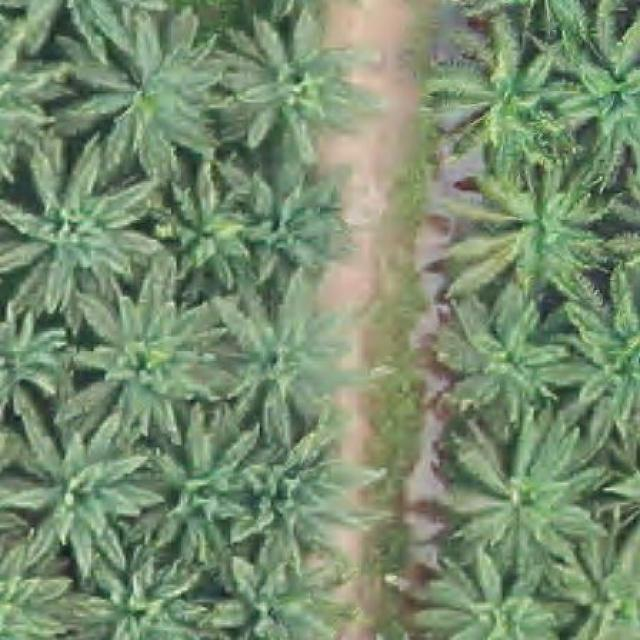
#> input picture 000000000003_jpg.rf.ad4900f2255ad9b006e268a7e1fc4d4c.jpg, 640 x 640 px; its folder holds only this picture in this run
$ python -i watershed_segmentation_algorithm.py   (imports and definitions only)
#> lines starting #> are read from the running program, lines starting #| are printed output that depends on the picture; after the words box and inside, x2 and y2 are one past the last pixel; in counts of white or black regions, pixels touching at a corner belong together
# -*- coding: utf-8 -*-
"""Watershed Segmentation Algorithm

Automatically generated by Colab.

Original file is located at
    https://colab.research.google.com/drive/1GM7nz9CgZ0SgQQ18KbKalgrDCVX42VCy
"""

# 1. Mount Drive
from google.colab import drive
# [1 line not run here, left out]

# 2. Imports
import os
import cv2
import numpy as np
import matplotlib.pyplot as plt
from skimage.segmentation import watershed
from skimage.feature import peak_local_max, local_binary_pattern
from scipy import ndimage
import xml.etree.ElementTree as ET

# 3. Paths
image_dir = '/content/drive/MyDrive/train'  # Input images
output_dir = '/content/drive/MyDrive/wsaresults'  # Output images
xml_dir = '/content/drive/MyDrive/annotation'  # Ground truth annotations
# [1 line not run here, left out]

# 4. Initialize total count and result dictionary
total_tree_count = 0
result_dict = {}

# 5. Parse VOC XML Annotations
def parse_voc_annotations_easy(xml_dir):
#> in watershed_segmentation, image is the input picture: shape (640, 640, 3); mean B, G, R 111.3, 140.8, 120
    annotations = {}
    for filename in os.listdir(xml_dir):
        if not filename.endswith('.xml'):
            continue
        xml_path = os.path.join(xml_dir, filename)
        tree = ET.parse(xml_path)
        root = tree.getroot()
        image_filename = root.find('filename').text
        boxes = []
        for obj in root.findall('object'):
            bbox = obj.find('bndbox')
            xmin = int(bbox.find('xmin').text)
            ymin = int(bbox.find('ymin').text)
            xmax = int(bbox.find('xmax').text)
            ymax = int(bbox.find('ymax').text)
            boxes.append((xmin, ymin, xmax, ymax))
        annotations[image_filename] = boxes
    return annotations

# [1 line that did not run here, left out]
# [1 line not run here, left out]

# 6. Green mask function
def apply_green_mask(image):
    hsv = cv2.cvtColor(image, cv2.COLOR_BGR2HSV)
#> hsv: shape (640, 640, 3); mean H, S, V 51.8, 59.3, 142.1
    lower_green = np.array([35, 40, 40])
    upper_green = np.array([90, 255, 255])
    mask = cv2.inRange(hsv, lower_green, upper_green)
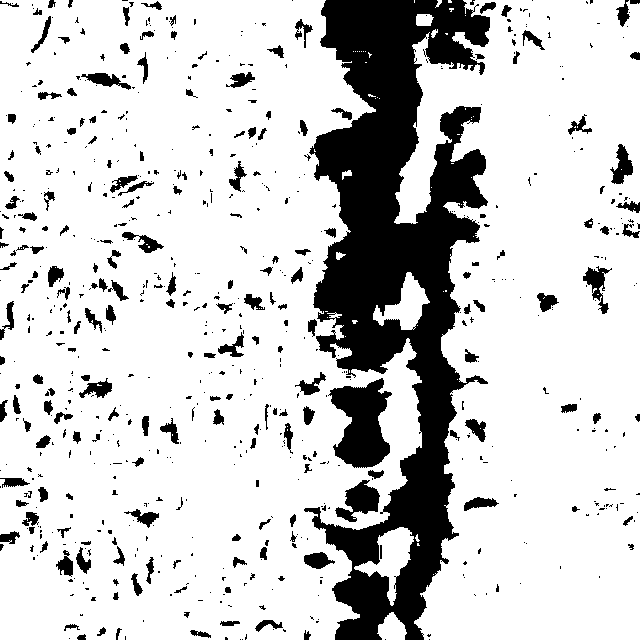
#> mask: shape (640, 640); 80.5% white; 697 black regions (491 under 20 px), largest, box (x1, y1, x2, y2) and area: (304, 0, 490, 640) 56001, (328, 378, 392, 468) 3572, (335, 480, 380, 522) 984
    result = cv2.bitwise_and(image, image, mask=mask)
    return result, mask

# 7. LBP helper for texture filtering
def compute_lbp_hist(gray_roi):
    radius = 1
    n_points = 8 * radius
    lbp = local_binary_pattern(gray_roi, n_points, radius, method="uniform")
    hist, _ = np.histogram(lbp.ravel(), bins=np.arange(0, n_points + 3), range=(0, n_points + 2), density=True)
    return hist

# 8. Main segmentation function
def watershed_segmentation(image_path):
    global total_tree_count
    image = cv2.imread(image_path)
    if image is None:
        print(f"Error: Could not load {image_path}")
        return

    masked_image, green_mask = apply_green_mask(image)
    gray = cv2.cvtColor(masked_image, cv2.COLOR_BGR2GRAY)
    clahe = cv2.createCLAHE(clipLimit=2.0, tileGridSize=(8, 8))
    enhanced = clahe.apply(gray)
    blurred = cv2.GaussianBlur(enhanced, (5, 5), 0)
    _, binary = cv2.threshold(blurred, 0, 255, cv2.THRESH_BINARY | cv2.THRESH_OTSU)
#> binary: shape (640, 640); 56.1% white; 392 black regions (191 under 20 px), largest, box (x1, y1, x2, y2) and area: (304, 0, 530, 640) 69820, (203, 106, 290, 232) 5314, (149, 0, 312, 81) 4788
    kernel = np.ones((5, 5), np.uint8)
    closed = cv2.morphologyEx(binary, cv2.MORPH_CLOSE, kernel, iterations=3)
#> closed: shape (640, 640); 72.2% white; 75 black regions, largest, box (x1, y1, x2, y2) and area: (314, 0, 496, 640) 59911, (332, 385, 397, 467) 3666, (209, 112, 288, 181) 3367
    D = ndimage.distance_transform_edt(closed)
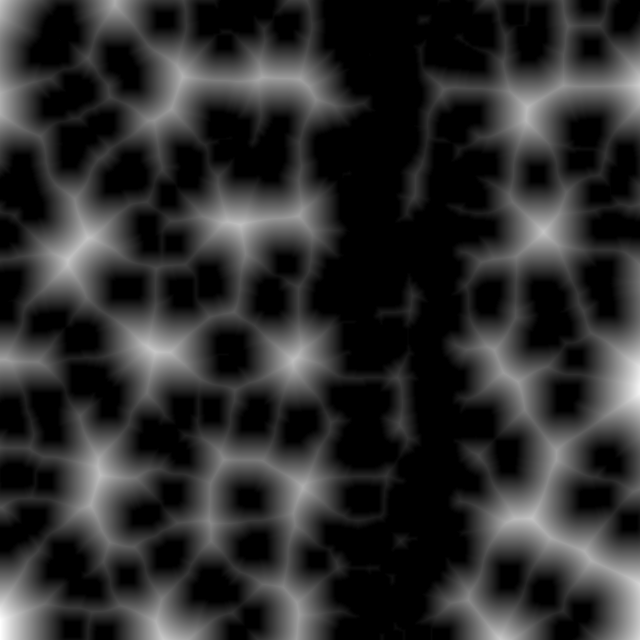
#> D: shape (640, 640) float64; min 0, max 65.07, mean 11.7; drawn with min black and max white
    localMax = peak_local_max(D, labels=closed, min_distance=60, exclude_border=False)
#> localMax = 26 pairs, first value 0 to 639, second value 0 to 639

    markers = np.zeros_like(D, dtype=np.int32)
    for idx, point in enumerate(localMax):
        markers[point[0], point[1]] = idx + 1
#> this loop made 26 passes
#> point on passes 1 to 12: [639, 0], [385, 639], [639, 639], [85, 639], [639, 500], [639, 163], [351, 154], [0, 0], [238, 87], [231, 543], [518, 531], [224, 239]
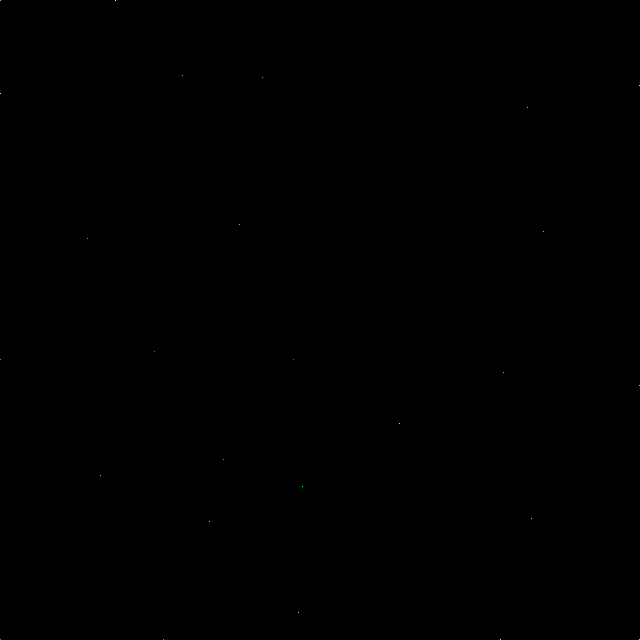
#> markers: shape (640, 640) int32; 27 distinct labels, from 0 to 26; one colour per label, 0 black

    labels = watershed(-D, markers, mask=closed)
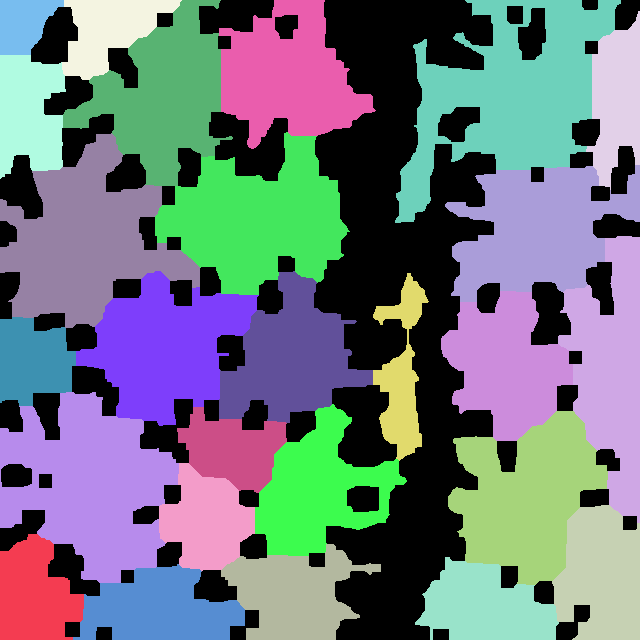
#> labels: shape (640, 640) int32; 27 distinct labels, from 0 to 26; one colour per label, 0 black
    num_trees = 0
    bounding_boxes = []

    for label in np.unique(labels):
        if label == 0:
            continue
        mask = (labels == label).astype(np.uint8) * 255
        contours, _ = cv2.findContours(mask, cv2.RETR_EXTERNAL, cv2.CHAIN_APPROX_SIMPLE)
        for cnt in contours:
            x, y, w, h = cv2.boundingRect(cnt)
            roi = gray[y:y+h, x:x+w]
            if roi.shape[0] < 10 or roi.shape[1] < 10:
                continue

            hist = compute_lbp_hist(roi)
            uniform_score = hist[0]
            if uniform_score > 0.6:
                continue

            bounding_boxes.append((x, y, x + w, y + h))
            num_trees += 1
#> this loop made 27 passes
#> mask: shape (640, 640); 1.2% white; 1 white region, box (x1, y1, x2, y2) and area: (373, 273, 429, 461) 4741
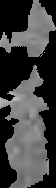
#> roi: shape (188, 56); min 0, max 190, mean 63.1
#> after the loop, bounding_boxes = 26 items, first 6: (0, 534, 84, 640), (558, 236, 640, 523), (552, 505, 640, 640), (586, 11, 640, 190), (415, 557, 559, 640), (73, 564, 245, 640); num_trees = 26

    total_tree_count += num_trees
#> total_tree_count = 26
    print(f"{os.path.basename(image_path)} - {num_trees}")
#| 000000000003_jpg.rf.ad4900f2255ad9b006e268a7e1fc4d4c.jpg - 26

    filename = os.path.basename(image_path)
    result_dict[filename] = bounding_boxes

    result_image = image.copy()
    for box in bounding_boxes:
        x1, y1, x2, y2 = box
        cv2.rectangle(result_image, (x1, y1), (x2, y2), (0, 255, 0), 2)
#> this loop made 26 passes
#> (x1, y1, x2, y2) on passes 1 to 12: (0, 534, 84, 640), (558, 236, 640, 523), (552, 505, 640, 640), (586, 11, 640, 190), (415, 557, 559, 640), (73, 564, 245, 640), (76, 271, 259, 426), (0, 0, 64, 55), (0, 133, 200, 328), (445, 165, 640, 302), (448, 411, 608, 585), (155, 132, 350, 295)
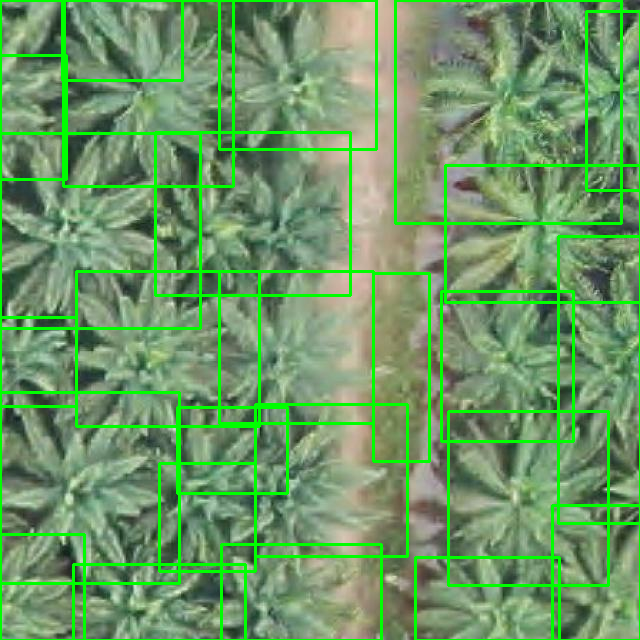
#> result_image: shape (640, 640, 3); 8.7% of pixels changed, all inside (x1, y1, x2, y2) = (0, 0, 640, 640)

    cv2.putText(result_image, f"{num_trees}", (20, 40), cv2.FONT_HERSHEY_SIMPLEX, 1.2, (0, 0, 255), 3)
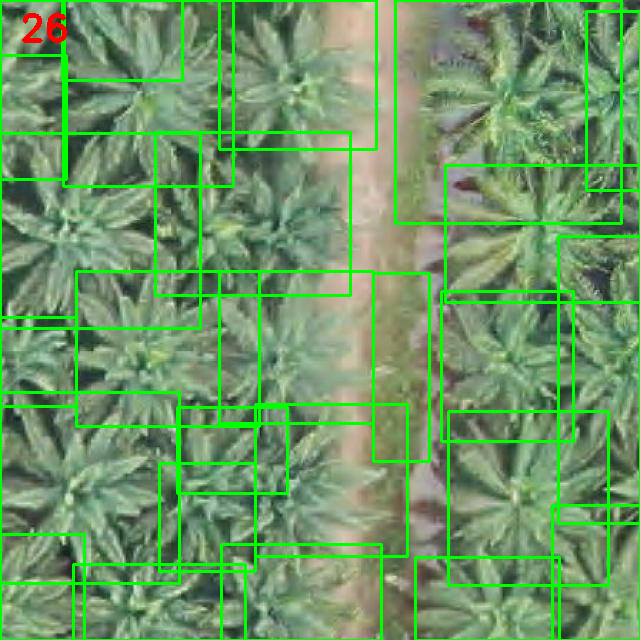
#> result_image: shape (640, 640, 3); 0.16% of pixels changed, all inside (x1, y1, x2, y2) = (22, 13, 67, 43)
    save_path = os.path.join(output_dir, f"result_{filename}")
    cv2.imwrite(save_path, result_image)

# 9. Run segmentation
# [1 line that did not run here, left out]
# [5 lines not run here, left out]

# 10. Evaluation (center-based)
def evaluate_center_based(result_dict, ground_truth_dict):
    all_precisions, all_recalls, all_f1s = [], [], []
    for filename in ground_truth_dict:
        gt_boxes = ground_truth_dict.get(filename, [])
        det_boxes = result_dict.get(filename, [])
        matched_gt = set()
        tp = 0
        fp = 0

        for det_box in det_boxes:
            x_center = (det_box[0] + det_box[2]) / 2
            y_center = (det_box[1] + det_box[3]) / 2
            match_found = False
            for i, gt_box in enumerate(gt_boxes):
                if i in matched_gt:
                    continue
                if (gt_box[0] <= x_center <= gt_box[2]) and (gt_box[1] <= y_center <= gt_box[3]):
                    tp += 1
                    matched_gt.add(i)
                    match_found = True
                    break
            if not match_found:
                fp += 1
        fn = len(gt_boxes) - len(matched_gt)
        precision = tp / (tp + fp) if (tp + fp) else 0
        recall = tp / (tp + fn) if (tp + fn) else 0
        f1 = (2 * precision * recall) / (precision + recall) if (precision + recall) else 0
        all_precisions.append(precision)
        all_recalls.append(recall)
        all_f1s.append(f1)

    print("\n CENTER-BASED MATCHING RESULTS:")
    print("Mean Precision:", repr(np.mean(all_precisions)))
    print("Mean Recall:", repr(np.mean(all_recalls)))

# Run evaluation
# [1 line not run here, left out]

>>> result = watershed_segmentation('000000000003_jpg.rf.ad4900f2255ad9b006e268a7e1fc4d4c.jpg')

$ run again, on 000000000015_jpg.rf.a6c607fb5cdea512b8bd63413c79c795.jpg
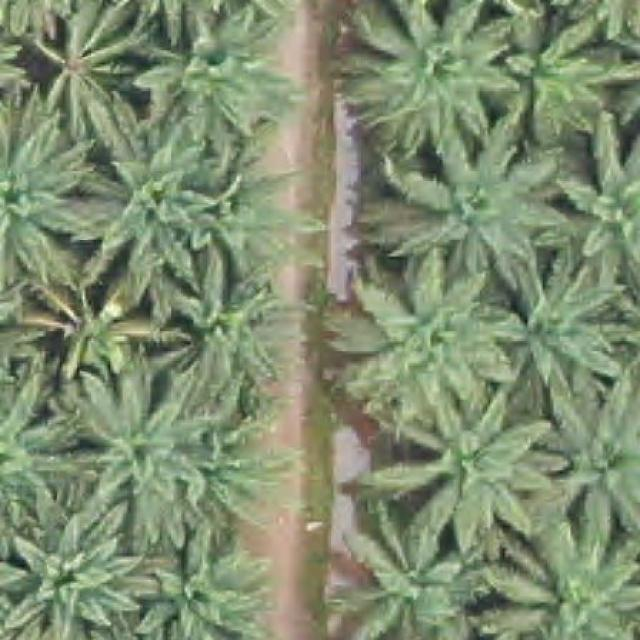
#> input picture 000000000015_jpg.rf.a6c607fb5cdea512b8bd63413c79c795.jpg, 640 x 640 px
#> in watershed_segmentation, image is the input picture: shape (640, 640, 3); mean B, G, R 113, 142.1, 128.1
#> hsv: shape (640, 640, 3); mean H, S, V 45.3, 55.5, 143.4
#> binary: shape (640, 640); 54.9% white; 354 black regions (173 under 20 px), largest, box (x1, y1, x2, y2) and area: (193, 0, 477, 640) 79126, (0, 0, 189, 219) 14248, (0, 236, 228, 438) 13954
#> closed: shape (640, 640); 71% white; 68 black regions, largest, box (x1, y1, x2, y2) and area: (234, 0, 439, 640) 65495, (86, 240, 204, 361) 5164, (23, 283, 83, 365) 3636
#> localMax = 18 rows, first 8: [427, 639], [363, 445], [168, 0], [464, 194], [189, 203], [111, 213], [493, 0], [639, 574]
#> the loop in watershed_segmentation, `for idx, point in enumerate(localMax):` made 18 passes
#> labels: shape (640, 640) int32; 19 distinct labels, from 0 to 18
#> the loop in watershed_segmentation, `for label in np.unique(labels):` made 19 passes
#> after the loop in watershed_segmentation, `for label in np.unique(labels):`:
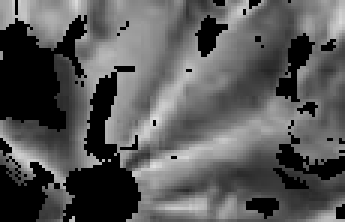
#> roi: shape (74, 115) (shown 3 times larger); min 0, max 225, mean 88.3
#> after the loop in watershed_segmentation, `for label in np.unique(labels):`: bounding_boxes = 18 items, first 6: (516, 272, 640, 532), (337, 241, 531, 444), (0, 66, 142, 367), (46, 282, 294, 597), (66, 154, 323, 342), (134, 0, 306, 157); num_trees = 18
#| 000000000015_jpg.rf.a6c607fb5cdea512b8bd63413c79c795.jpg - 18
#> the loop in watershed_segmentation, `for box in bounding_boxes:` made 18 passes
#> in watershed_segmentation, `cv2.putText(result_image, f"{num_trees}", (20, 40), cv2.FONT_HERSHEY_S..`:
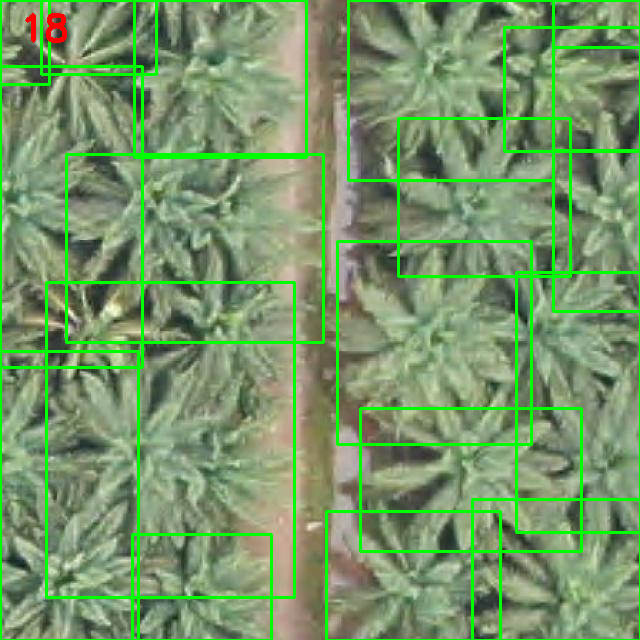
#> result_image: shape (640, 640, 3); mean B, G, R 104.7, 150.5, 119.1

$ run again, on 000000000047_jpg.rf.e539e17c2f1664982690e4128a7b7f1b.jpg
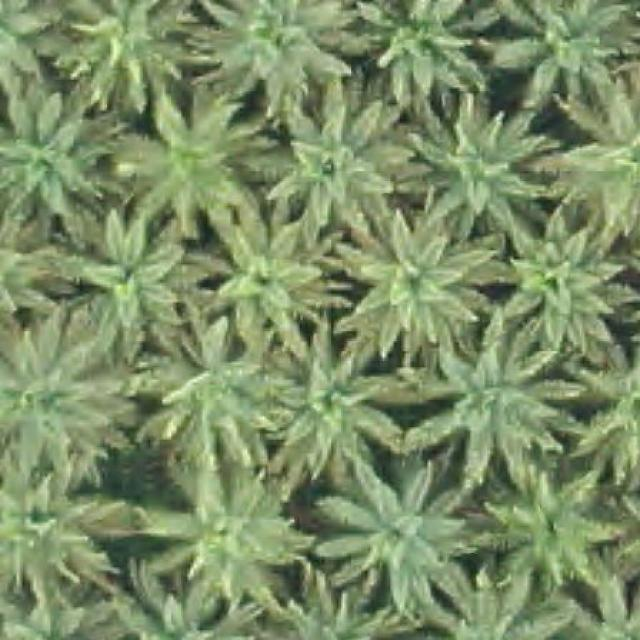
#> input picture 000000000047_jpg.rf.e539e17c2f1664982690e4128a7b7f1b.jpg, 640 x 640 px
#> in watershed_segmentation, image is the input picture: shape (640, 640, 3); mean B, G, R 103.8, 143.4, 125.2
#> hsv: shape (640, 640, 3); mean H, S, V 44.5, 72.1, 143.4
#> binary: shape (640, 640); 57% white; 240 black regions (100 under 20 px), largest, box (x1, y1, x2, y2) and area: (498, 187, 640, 620) 19264, (442, 0, 607, 189) 11127, (307, 0, 461, 234) 10460
#> closed: shape (640, 640); 74.7% white; 105 black regions, largest, box (x1, y1, x2, y2) and area: (67, 435, 196, 514) 6577, (66, 519, 182, 610) 4583, (367, 430, 469, 502) 4160
#> localMax = 29 pairs, first value 0 to 639, second value 0 to 639
#> the loop in watershed_segmentation, `for idx, point in enumerate(localMax):` made 29 passes
#> point on passes 1 to 8: [0, 282], [522, 0], [289, 422], [390, 50], [163, 639], [160, 345], [409, 229], [285, 566]
#> labels: shape (640, 640) int32; 30 distinct labels, from 0 to 29
#> the loop in watershed_segmentation, `for label in np.unique(labels):` made 30 passes
#> after the loop in watershed_segmentation, `for label in np.unique(labels):`:
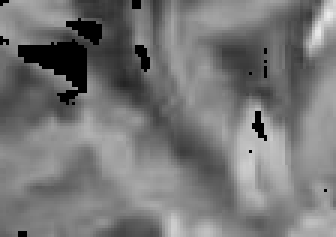
#> roi: shape (79, 112) (shown 3 times larger); min 0, max 235, mean 118
#> after the loop in watershed_segmentation, `for label in np.unique(labels):`: bounding_boxes = 29 items, first 6: (168, 0, 393, 128), (0, 442, 124, 596), (325, 213, 507, 362), (0, 298, 150, 482), (546, 96, 640, 235), (246, 82, 430, 232); num_trees = 29
#| 000000000047_jpg.rf.e539e17c2f1664982690e4128a7b7f1b.jpg - 29
#> the loop in watershed_segmentation, `for box in bounding_boxes:` made 29 passes
#> in watershed_segmentation, `cv2.putText(result_image, f"{num_trees}", (20, 40), cv2.FONT_HERSHEY_S..`:
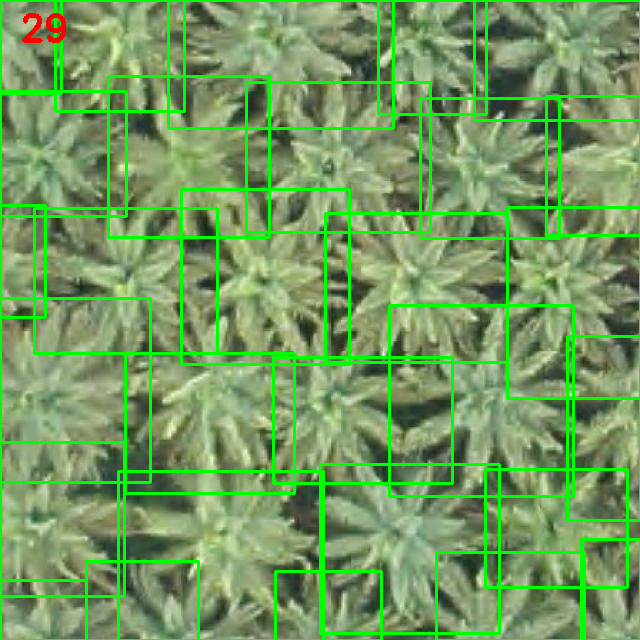
#> result_image: shape (640, 640, 3); mean B, G, R 94.2, 155.2, 113.9

$ run again, on 000000000061_jpg.rf.4edb48c8e74fcfaf3e6c7b58039eba4f.jpg
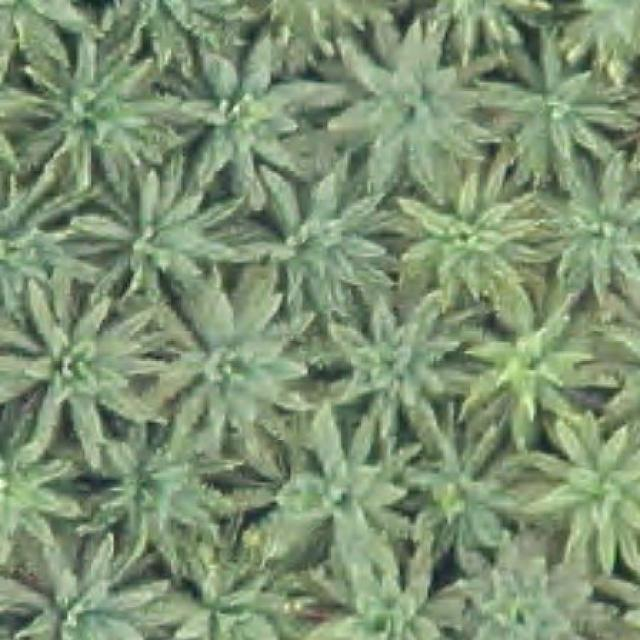
#> input picture 000000000061_jpg.rf.4edb48c8e74fcfaf3e6c7b58039eba4f.jpg, 640 x 640 px
#> in watershed_segmentation, image is the input picture: shape (640, 640, 3); mean B, G, R 115.5, 146.6, 126.6
#> hsv: shape (640, 640, 3); mean H, S, V 50.4, 55.8, 146.6
#> binary: shape (640, 640); 56.8% white; 367 black regions (164 under 20 px), largest, box (x1, y1, x2, y2) and area: (0, 0, 447, 340) 36026, (0, 274, 229, 640) 20993, (77, 538, 248, 640) 6199
#> closed: shape (640, 640); 75.8% white; 110 black regions, largest, box (x1, y1, x2, y2) and area: (0, 380, 81, 459) 3479, (100, 543, 203, 611) 3303, (425, 524, 498, 599) 2886
#> localMax = 30 pairs, first value 0 to 639, second value 0 to 639
#> the loop in watershed_segmentation, `for idx, point in enumerate(localMax):` made 30 passes
#> point on passes 1 to 8: [497, 639], [263, 0], [639, 240], [0, 632], [112, 415], [0, 0], [246, 492], [615, 527]
#> labels: shape (640, 640) int32; 31 distinct labels, from 0 to 30
#> the loop in watershed_segmentation, `for label in np.unique(labels):` made 31 passes
#> after the loop in watershed_segmentation, `for label in np.unique(labels):`: bounding_boxes = 30 items, first 6: (516, 403, 640, 586), (0, 135, 127, 347), (161, 530, 315, 640), (574, 0, 640, 73), (325, 19, 506, 200), (0, 0, 111, 80); num_trees = 30
#| 000000000061_jpg.rf.4edb48c8e74fcfaf3e6c7b58039eba4f.jpg - 30
#> the loop in watershed_segmentation, `for box in bounding_boxes:` made 30 passes
#> in watershed_segmentation, `cv2.putText(result_image, f"{num_trees}", (20, 40), cv2.FONT_HERSHEY_S..`:
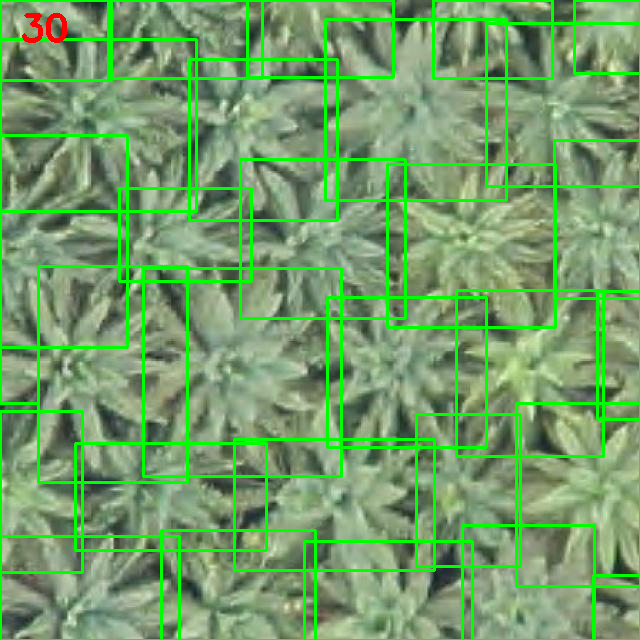
#> result_image: shape (640, 640, 3); mean B, G, R 104.1, 158.2, 114.6
